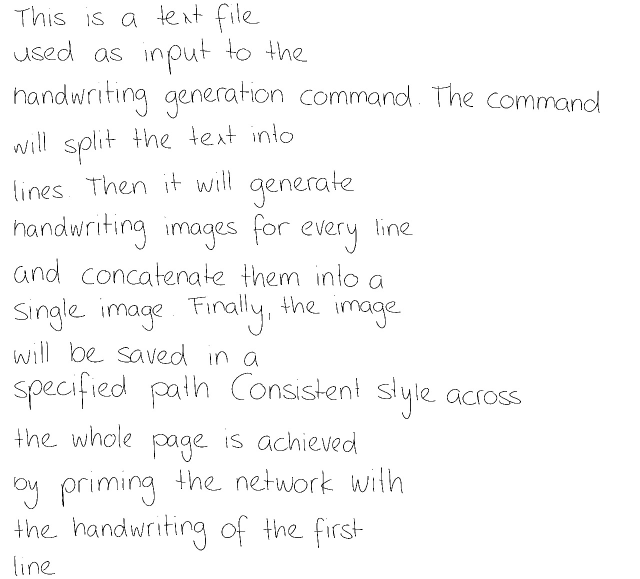
#> input picture input_image/WhatsApp Image 2023-11-27 at 3.52.34 PM.jpeg, 1280 x 1157 px, found by its file name (shown at 1/2 size)
$ python 'image to svg .py'
#> lines starting #> are read from the running program, lines starting #| are printed output that depends on the picture
import svgwrite
from PIL import Image
from skimage import measure
import numpy as np
#The code you provided uses the Ramer-Douglas-Peucker algorithm for path simplification.
 #The specific function simplify_path implements this algorithm.
#The Ramer-Douglas-Peucker algorithm is a common algorithm used for reducing the number of points in a curve while maintaining its overall shape.
#It works by recursively dividing a path into subpaths and eliminating points that contribute little to the overall curvature of the path, based on a user-defined tolerance.
#This process helps to simplify complex paths and reduce the size of the resulting SVG file.


# [57 lines left out: functions simplify_path, find_nearby_pixels, generate_smoothed_bezier_path, not called in this run]
# Adjusting the parameters radius, line_length, and simplify_tolerance in your code will have different effects on the output SVG file and the time it takes for the draw bot to complete the drawing.
# Here's a general explanation of what happens when you increase each parameter:

# Increase radius:
# Effect on SVG Output: A larger radius will result in a wider search for nearby pixels, potentially leading to smoother and more connected curves.
# Effect on Drawing Time: A larger radius might increase the number of pixels considered for each point, resulting in longer paths and increased drawing time.

# Increase line_length:
# Effect on SVG Output: Larger line_length will create longer individual line segments in the SVG, potentially resulting in fewer segments overall.
# Effect on Drawing Time: Longer line segments might reduce the number of commands in the SVG, potentially speeding up the drawing process.

# Increase simplify_tolerance:
# Effect on SVG Output: A larger simplify_tolerance will result in more aggressive simplification of the curves in the SVG, potentially reducing detail.
# Effect on Drawing Time: Increasing simplify_tolerance may reduce the number of points in the SVG, leading to faster processing and drawing times.


def image_to_svg(input_image_path, output_svg_path, line_length=50, radius=3, simplify_tolerance=5):
    # Open the image
#> called with line_length = 50, radius = 3, simplify_tolerance = 5
    original_img = Image.open(input_image_path)
#> original_img is the input picture: PIL image 1280x1157 RGB; min 0, max 255, mean 249.4

    # Resize image for processing
    new_size = (int(original_img.size[0] // 1.5), int(original_img.size[1] // 2.0))
#> new_size = (853, 578)
    resized_img = original_img.resize(new_size)
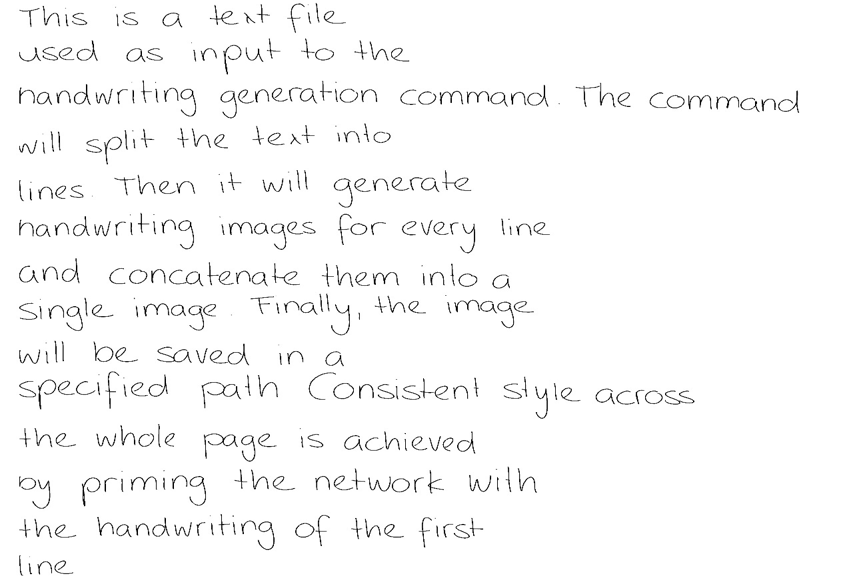
#> resized_img: PIL image 853x578 RGB; min 0, max 255, mean 249.1

    # Create an SVG drawing
    dwg = svgwrite.Drawing(output_svg_path, profile='tiny', size=(resized_img.size[0], resized_img.size[1]))

    # Iterate over each pixel and create SVG curved lines
    for y in range(0, resized_img.size[1]):
        for x in range(0, resized_img.size[0]):
            pixel_color = resized_img.getpixel((x, y))
            if pixel_color[0] < 128:
                nearby_pixels = find_nearby_pixels(resized_img, x, y, radius)
                if nearby_pixels:
                    path_data = generate_smoothed_bezier_path(x, y, nearby_pixels, simplify_tolerance)
                    dwg.add(dwg.path(d=path_data, stroke='black', fill='none'))

    # Save SVG file
    dwg.save()

# Example usage
input_image_path = r"C:\Users\rytha\Desktop\image to svg\input_image\WhatsApp Image 2023-11-27 at 3.52.34 PM.jpeg"  # import location
output_svg_path = r"C:\Users\rytha\Desktop\image to svg\output_gcodes\output_smoothed_lines_resized_1.svg"  # export location
image_to_svg(input_image_path, output_svg_path)
#> (the call stopped at in image_to_svg, `dwg = svgwrite.Drawing(output_svg_path, profile='tiny', size=(resized_..`: svgwrite is not available in this run)
print("DONE! CHECK THE SVG FILE.")
